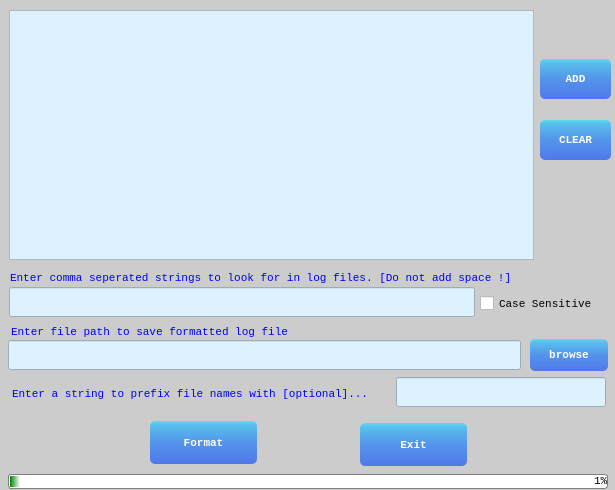
<?xml version="1.0" encoding="UTF-8"?>
<ui version="4.0">
 <class>DlgFormat</class>
 <widget class="QDialog" name="DlgFormat">
  <property name="geometry">
   <rect>
    <x>0</x>
    <y>0</y>
    <width>615</width>
    <height>490</height>
   </rect>
  </property>
  <property name="minimumSize">
   <size>
    <width>615</width>
    <height>490</height>
   </size>
  </property>
  <property name="maximumSize">
   <size>
    <width>615</width>
    <height>490</height>
   </size>
  </property>
  <property name="font">
   <font>
    <family>Monospace</family>
    <pointsize>8</pointsize>
   </font>
  </property>
  <property name="windowTitle">
   <string>Format Log Files</string>
  </property>
  <property name="styleSheet">
   <string notr="true">#DlgFormat{
background-color: #cccccc;
}

QLabel{
color: blue;
}

QLineEdit{
background-color: #DDF1FF;
color: #0076C8;
padding-left: 10px;
}

QProgressBar:horizontal {
border: 1px solid gray;
border-radius: 3px;
background: white;
padding: 1px;
text-align: right;
margin-right: 4ex;
}
QProgressBar::chunk:horizontal {
background: qlineargradient(x1: 0, y1: 0.5, x2: 1, y2: 0.5, stop: 0 green, stop: 1 white);
margin-right: 2px; /* space */
width: 10px;
}

QPushButton{
color: #ffffff;
background-color: QLinearGradient( x1: 0, y1: 0, x2: 0, y2: 1, stop: 0 #5ddced, stop: 0.1 #59bfec, stop: 0.5 #5494eb, stop: 0.9 #517eea, stop: 1 #5077ea);
border-radius: 5;
font-weight:bold;
}
QPushButton:pressed{
background-color: QLinearGradient( x1: 0, y1: 0, x2: 0, y2: 1, stop: 0 #5077ea, stop: 0.1 #517eea, stop: 0.5 #5494eb, stop: 0.9 #59bfec, stop: 1 #5ddced);
}
QPushButton:disabled{
background: QLinearGradient( x1: 0, y1: 0, x2: 0, y2: 1, stop: 1 #a7a7a7, stop: 0 #f4f4f4);
color:#9d9d9d;
}


QListView{
background-color: #DDF1FF;
alternate-background-color: #A1A1A1;
font-family: &quot;calibre&quot;;
font-style: normal;
font-size: 13px;
color: black;
}
QListView::item{
padding-top: 4px;
padding-bottom: 4px;
}
QListView::indicator{
width: 40px;
height: 18px;
}

/* !! Custom Scroll Bar !! */
QScrollBar:vertical {
background: #ededed; width: 8px; 
}
QScrollBar::handle:vertical {
background: QLinearGradient( x1: 0, y1: 0, x2: 0, y2: 1, stop: 0 #5077ea,  stop: 1 #5ddced); min-height: 40px;
}
QScrollBar::handle:vertical:hover {
background: QLinearGradient( x1: 0, y1: 0, x2: 0, y2: 1, stop: 1 #0037db,  stop: 0 #0037db);
}
QScrollBar::add-line:vertical { 
background: #75a1ff; height: 0px; subcontrol-position: bottom;   subcontrol-origin: margin; 
}
QScrollBar::sub-line:vertical { 
background: #75a1ff; height: 0px; subcontrol-position: top;  subcontrol-origin: margin;
}

QScrollBar:horizontal {
background: #ededed; 
height:8px;
}
QScrollBar::handle:horizontal {
background: QLinearGradient( x1: 0, y1: 0, x2: 1, y2: 0, stop: 0 #5077ea,  stop: 1 #5ddced);
min-width: 40px;
}
QScrollBar::handle:horizontal:hover {
background: QLinearGradient( x1: 0, y1: 0, x2: 1, y2: 0, stop: 1 #0037db,  stop: 0 #0037db);
}
QScrollBar::add-line:horizontal {
background: #75a1ff;
width: 0px;
subcontrol-position: bottom; 
subcontrol-origin: margin;
}
QScrollBar::sub-line:horizontal {
background: #75a1ff;
width: 0px;
subcontrol-position: top;
subcontrol-origin: margin;
}
</string>
  </property>
  <widget class="QListView" name="lstFileNames">
   <property name="geometry">
    <rect>
     <x>9</x>
     <y>10</y>
     <width>525</width>
     <height>250</height>
    </rect>
   </property>
  </widget>
  <widget class="QProgressBar" name="prgStatus">
   <property name="geometry">
    <rect>
     <x>8</x>
     <y>474</y>
     <width>600</width>
     <height>15</height>
    </rect>
   </property>
   <property name="value">
    <number>1</number>
   </property>
  </widget>
  <widget class="QLineEdit" name="editFormatString">
   <property name="geometry">
    <rect>
     <x>9</x>
     <y>287</y>
     <width>466</width>
     <height>30</height>
    </rect>
   </property>
   <property name="font">
    <font>
     <pointsize>10</pointsize>
    </font>
   </property>
  </widget>
  <widget class="QLineEdit" name="editSaveFileTo">
   <property name="geometry">
    <rect>
     <x>8</x>
     <y>340</y>
     <width>513</width>
     <height>30</height>
    </rect>
   </property>
   <property name="font">
    <font>
     <pointsize>10</pointsize>
    </font>
   </property>
  </widget>
  <widget class="QPushButton" name="pshbtnBrowseSaveFile">
   <property name="geometry">
    <rect>
     <x>530</x>
     <y>339</y>
     <width>78</width>
     <height>32</height>
    </rect>
   </property>
   <property name="text">
    <string>browse</string>
   </property>
  </widget>
  <widget class="QLabel" name="lblHeadFormat">
   <property name="geometry">
    <rect>
     <x>10</x>
     <y>270</y>
     <width>590</width>
     <height>16</height>
    </rect>
   </property>
   <property name="text">
    <string>Enter comma seperated strings to look for in log files. [Do not add space !]</string>
   </property>
  </widget>
  <widget class="QLabel" name="lblHeadFormat_2">
   <property name="geometry">
    <rect>
     <x>11</x>
     <y>324</y>
     <width>590</width>
     <height>16</height>
    </rect>
   </property>
   <property name="text">
    <string>Enter file path to save formatted log file</string>
   </property>
  </widget>
  <widget class="QPushButton" name="pshbtnFormat">
   <property name="geometry">
    <rect>
     <x>150</x>
     <y>421</y>
     <width>107</width>
     <height>43</height>
    </rect>
   </property>
   <property name="text">
    <string>Format</string>
   </property>
  </widget>
  <widget class="QPushButton" name="pshbtnCancel">
   <property name="geometry">
    <rect>
     <x>360</x>
     <y>423</y>
     <width>107</width>
     <height>43</height>
    </rect>
   </property>
   <property name="text">
    <string>Exit</string>
   </property>
  </widget>
  <widget class="QPushButton" name="pshbtn_AddFiles">
   <property name="geometry">
    <rect>
     <x>540</x>
     <y>59</y>
     <width>71</width>
     <height>40</height>
    </rect>
   </property>
   <property name="text">
    <string>ADD</string>
   </property>
  </widget>
  <widget class="QCheckBox" name="chkbxCaseSensitivity">
   <property name="geometry">
    <rect>
     <x>480</x>
     <y>285</y>
     <width>130</width>
     <height>37</height>
    </rect>
   </property>
   <property name="text">
    <string>Case Sensitive</string>
   </property>
  </widget>
  <widget class="QPushButton" name="pshbtn_ClearFiles">
   <property name="geometry">
    <rect>
     <x>540</x>
     <y>120</y>
     <width>71</width>
     <height>40</height>
    </rect>
   </property>
   <property name="text">
    <string>CLEAR</string>
   </property>
  </widget>
  <widget class="QLineEdit" name="editPrefixFileWith">
   <property name="geometry">
    <rect>
     <x>396</x>
     <y>377</y>
     <width>210</width>
     <height>30</height>
    </rect>
   </property>
   <property name="font">
    <font>
     <pointsize>10</pointsize>
    </font>
   </property>
  </widget>
  <widget class="QLabel" name="lblHeadFormat_3">
   <property name="geometry">
    <rect>
     <x>12</x>
     <y>386</y>
     <width>381</width>
     <height>16</height>
    </rect>
   </property>
   <property name="text">
    <string>Enter a string to prefix file names with [optional]...</string>
   </property>
  </widget>
 </widget>
 <resources/>
 <connections/>
</ui>
